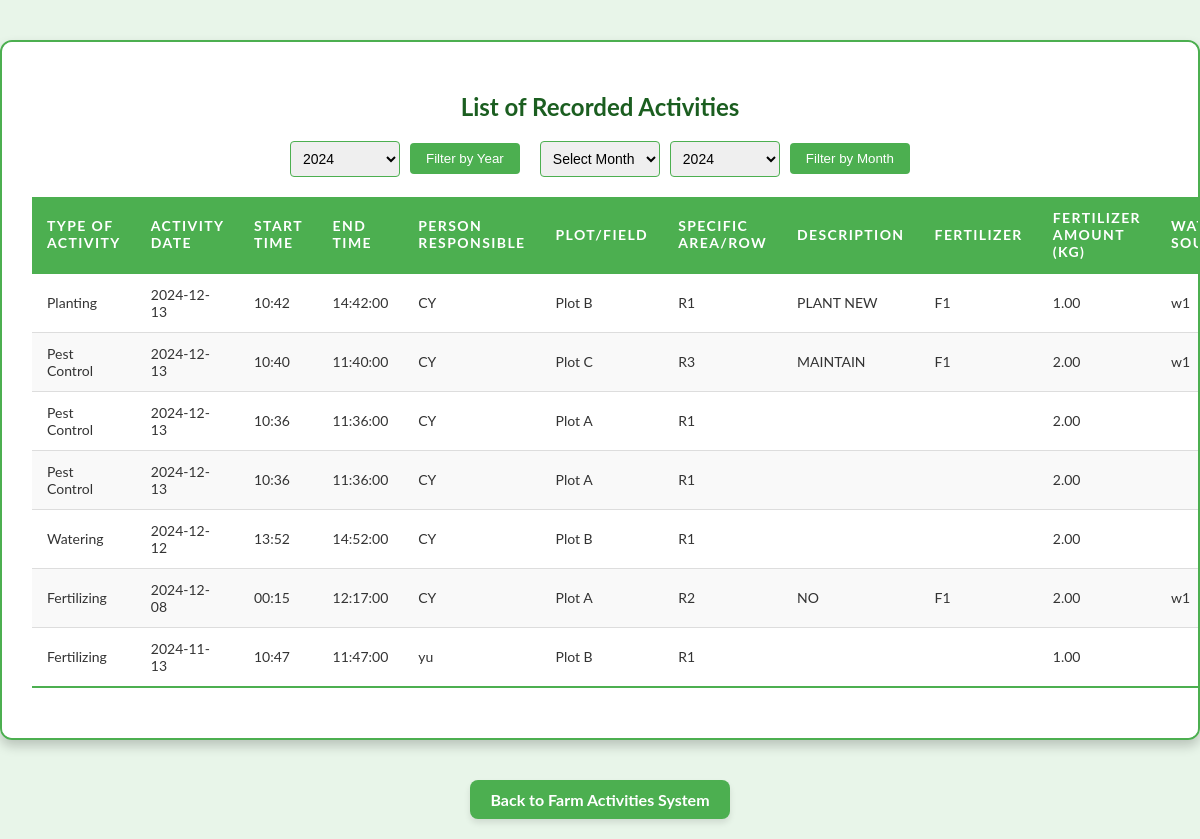
/FarmActivities/activity_list.php, run on the app's committed database.
### tables this page shows
CREATE TABLE `farm_activities` (
  `activity_id` int UNSIGNED NOT NULL,
  `activity_type` varchar(250) NOT NULL,
  `activity_date` timestamp NOT NULL DEFAULT CURRENT_TIMESTAMP,
  `start_time` time NOT NULL,
  `end_time` time NOT NULL,
  `person_responsible` varchar(250) NOT NULL,
  `plot_field` varchar(50) NOT NULL,
  `specific_area` varchar(250) DEFAULT NULL,
  `description` text NOT NULL,
  `fertilizer1` varchar(100) DEFAULT NULL,
  `fertilizer1_amount` decimal(10,2) DEFAULT NULL,
  `water1` varchar(100) DEFAULT NULL,
  `water1_amount` decimal(10,2) DEFAULT NULL,
  `other_materials` text,
  `temperature` float NOT NULL,
  `humidity` float NOT NULL,
  `condition` varchar(250) NOT NULL
);

### FarmActivities/activity_list.php (the view, shortened to what this page needs)
<!DOCTYPE html>
<html lang="en">
<head>
<link rel="stylesheet" href="https://cdnjs.cloudflare.com/ajax/libs/font-awesome/4.7.0/css/font-awesome.min.css">
</head>
<body>
<div class="table-container">
  <h2>List of Recorded Activities</h2>
  <div class="filter-container">
      <form method="GET" class="filter-form">
          <select name="year">
              <?php
              $current_year = isset($_GET['year']) ? $_GET['year'] : date('Y');
              for ($year = 2024; $year <= 2040; $year++) {
                  $selected = ($current_year == $year) ? 'selected' : '';
                  echo "<option value='$year' $selected>$year</option>";
              }
              ?>
          </select>
          <button type="submit">Filter by Year</button>
      </form>
      <form method="GET" class="filter-form">
          <select name="month" required>
              <option value="">Select Month</option>
          </select>
          <select name="year" required>
              <?php
              $current_year = isset($_GET['year']) ? $_GET['year'] : date('Y');
              for ($year = 2024; $year <= 2040; $year++) {
                  $selected = ($current_year == $year) ? 'selected' : '';
                  echo "<option value='$year' $selected>$year</option>";
              }
              ?>
          </select>
          <button type="submit">Filter by Month</button>
      </form>
  </div>
  <table>
    <thead>
      <tr>
        <th>Type of Activity</th>
        <th>Activity Date</th>
        <th>Start Time</th>
        <th>End Time</th>
        <th>Person Responsible</th>
        <th>Plot/Field</th>
        <th>Specific Area/Row</th>
        <th>Description</th>
        <th>Fertilizer</th>
        <th>Fertilizer Amount (kg)</th>
        <th>Water Source</th>
      </tr>
    </thead>
    <tbody>
      <?php
      include '../db.php';
      $sql = "SELECT *,
        DATE_FORMAT(activity_date, '%Y-%m-%d') as formatted_date,
        TIME_FORMAT(start_time, '%H:%i') as formatted_start_time,
        TIME_FORMAT(end_time, '%H:%i') as formatted_end_time
        FROM farm_activities WHERE 1=1";
      $sql .= " ORDER BY activity_date DESC, start_time DESC";
      $result = $conn->query($sql);
      if ($result->num_rows > 0) {
        while ($row = $result->fetch_assoc()) {
          echo "<tr>";
          echo "<td>" . htmlspecialchars($row['activity_type']) . "</td>";
          echo "<td>" . $row['formatted_date'] . "</td>";
          echo "<td>" . $row['formatted_start_time'] . "</td>";
          echo "<td>" . htmlspecialchars($row['end_time']) . "</td>";
          echo "<td>" . htmlspecialchars($row['person_responsible']) . "</td>";
          echo "<td>" . htmlspecialchars($row['plot_field']) . "</td>";
          echo "<td>" . htmlspecialchars($row['specific_area'] ?? '-') . "</td>";
          echo "<td>" . htmlspecialchars($row['description']) . "</td>";
          echo "<td>" . htmlspecialchars($row['fertilizer1'] ?? '-') . "</td>";
          echo "<td>" . htmlspecialchars($row['fertilizer1_amount'] ?? '0.00') . "</td>";
          echo "<td>" . htmlspecialchars($row['water1'] ?? '-') . "</td>";
          echo "</tr>";
        }
      } else {
        echo "<tr><td colspan='17' style='text-align:center;'>No activities recorded.</td></tr>";
      }
      ?>
    </tbody>
  </table>
</div>
<a href="index.php" class="back-button">Back to Farm Activities System</a>
</body>
</html>

### FarmActivities/activity_list.php (style rules this page uses)
body { font-family: "Lato", sans-serif; margin: 0; background-color: #e8f5e9; }
.table-container { max-width: 95%; margin: 40px auto; background: #ffffff; border-radius: 12px; box-shadow: 0 6px 12px rgba(0, 0, 0, 0.2); padding: 30px; border: 2px solid #4caf50; overflow-x: auto; }
h2 { text-align: center; color: #1b5e20; font-size: 24px; margin-bottom: 20px; font-weight: bold; }
table { width: 100%; border-collapse: collapse; margin: 20px 0; font-size: 16px; }
table th, table td { text-align: left; padding: 12px 15px; }
table th { background-color: #4caf50; color: white; text-transform: uppercase; letter-spacing: 0.1em; font-size: 14px; }
table tr { border-bottom: 1px solid #dddddd; }
table tr:last-of-type { border-bottom: 2px solid #4caf50; }
table tr:nth-child(even) { background-color: #f9f9f9; }
table td { color: #333; font-size: 14px; }
.back-button { display: block; width: fit-content; margin: 20px auto; padding: 10px 20px; background-color: #4caf50; color: white; text-align: center; text-decoration: none; font-size: 16px; font-weight: bold; border-radius: 8px; box-shadow: 0 4px 6px rgba(0, 0, 0, 0.1); transition: background-color 0.3s ease, box-shadow 0.3s ease; }
.filter-container { display: flex; justify-content: center; gap: 20px; margin: 20px 0; }
.filter-form { display: flex; gap: 10px; align-items: center; }
.filter-form select { padding: 8px; border: 1px solid #4caf50; border-radius: 4px; font-size: 14px; }
.filter-form button { padding: 8px 16px; background-color: #4caf50; color: white; border: none; border-radius: 4px; cursor: pointer; }

### data on the page
farm_activities: activity_type "Planting", formatted_date "2024-12-13", formatted_start_time "10:42", end_time "14:42:00", person_responsible "CY", plot_field "Plot B", specific_area "R1", description "PLANT NEW", fertilizer1 "F1", fertilizer1_amount "1.00", water1 "w1"
farm_activities: activity_type "Pest Control", formatted_date "2024-12-13", formatted_start_time "10:40", end_time "11:40:00", person_responsible "CY", plot_field "Plot C", specific_area "R3", description "MAINTAIN", fertilizer1 "F1", fertilizer1_amount "2.00", water1 "w1"
farm_activities: activity_type "Pest Control", formatted_date "2024-12-13", formatted_start_time "10:36", end_time "11:36:00", person_responsible "CY", plot_field "Plot A", specific_area "R1", fertilizer1_amount "2.00"
farm_activities: activity_type "Pest Control", formatted_date "2024-12-13", formatted_start_time "10:36", end_time "11:36:00", person_responsible "CY", plot_field "Plot A", specific_area "R1", fertilizer1_amount "2.00"
farm_activities: activity_type "Watering", formatted_date "2024-12-12", formatted_start_time "13:52", end_time "14:52:00", person_responsible "CY", plot_field "Plot B", specific_area "R1", fertilizer1_amount "2.00"
farm_activities: activity_type "Fertilizing", formatted_date "2024-12-08", formatted_start_time "00:15", end_time "12:17:00", person_responsible "CY", plot_field "Plot A", specific_area "R2", description "NO", fertilizer1 "F1", fertilizer1_amount "2.00", water1 "w1"
farm_activities: activity_type "Fertilizing", formatted_date "2024-11-13", formatted_start_time "10:47", end_time "11:47:00", person_responsible "yu", plot_field "Plot B", specific_area "R1", fertilizer1_amount "1.00"

### other printed values
form field year "2024"
